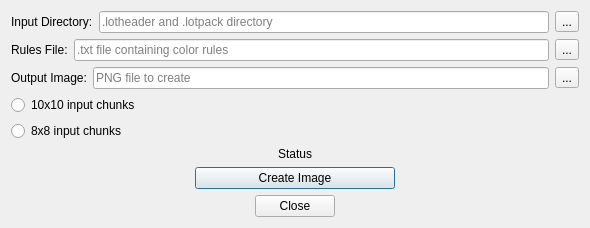
<?xml version="1.0" encoding="UTF-8"?>
<ui version="4.0">
 <class>InGameMapImageDialog</class>
 <widget class="QDialog" name="InGameMapImageDialog">
  <property name="geometry">
   <rect>
    <x>0</x>
    <y>0</y>
    <width>552</width>
    <height>150</height>
   </rect>
  </property>
  <property name="windowTitle">
   <string>Create World Image</string>
  </property>
  <layout class="QGridLayout" name="gridLayout">
   <item row="7" column="0">
    <layout class="QHBoxLayout" name="horizontalLayout_3">
     <item>
      <spacer name="horizontalSpacer">
       <property name="orientation">
        <enum>Qt::Horizontal</enum>
       </property>
       <property name="sizeHint" stdset="0">
        <size>
         <width>40</width>
         <height>20</height>
        </size>
       </property>
      </spacer>
     </item>
     <item>
      <widget class="QPushButton" name="buttonCreateImage">
       <property name="minimumSize">
        <size>
         <width>200</width>
         <height>0</height>
        </size>
       </property>
       <property name="text">
        <string>Create Image</string>
       </property>
      </widget>
     </item>
     <item>
      <spacer name="horizontalSpacer_2">
       <property name="orientation">
        <enum>Qt::Horizontal</enum>
       </property>
       <property name="sizeHint" stdset="0">
        <size>
         <width>40</width>
         <height>20</height>
        </size>
       </property>
      </spacer>
     </item>
    </layout>
   </item>
   <item row="1" column="0">
    <layout class="QHBoxLayout" name="horizontalLayout_4">
     <item>
      <widget class="QLabel" name="label_3">
       <property name="text">
        <string>Rules File:</string>
       </property>
      </widget>
     </item>
     <item>
      <widget class="QLineEdit" name="rulesFilePath">
       <property name="placeholderText">
        <string>.txt file containing color rules</string>
       </property>
      </widget>
     </item>
     <item>
      <widget class="QToolButton" name="buttonBrowseRules">
       <property name="text">
        <string>...</string>
       </property>
      </widget>
     </item>
    </layout>
   </item>
   <item row="0" column="0">
    <layout class="QHBoxLayout" name="horizontalLayout_2">
     <item>
      <widget class="QLabel" name="label_2">
       <property name="text">
        <string>Input Directory:</string>
       </property>
      </widget>
     </item>
     <item>
      <widget class="QLineEdit" name="inputMapPath">
       <property name="minimumSize">
        <size>
         <width>450</width>
         <height>0</height>
        </size>
       </property>
       <property name="placeholderText">
        <string>.lotheader and .lotpack directory</string>
       </property>
      </widget>
     </item>
     <item>
      <widget class="QToolButton" name="buttonBrowseMap">
       <property name="text">
        <string>...</string>
       </property>
      </widget>
     </item>
    </layout>
   </item>
   <item row="4" column="0">
    <widget class="QRadioButton" name="radioButton300">
     <property name="text">
      <string>10x10 input chunks</string>
     </property>
     <attribute name="buttonGroup">
      <string notr="true">buttonGroup</string>
     </attribute>
    </widget>
   </item>
   <item row="5" column="0">
    <widget class="QRadioButton" name="radioButton256">
     <property name="text">
      <string>8x8 input chunks</string>
     </property>
     <attribute name="buttonGroup">
      <string notr="true">buttonGroup</string>
     </attribute>
    </widget>
   </item>
   <item row="2" column="0">
    <layout class="QHBoxLayout" name="horizontalLayout">
     <item>
      <widget class="QLabel" name="label">
       <property name="text">
        <string>Output Image:</string>
       </property>
      </widget>
     </item>
     <item>
      <widget class="QLineEdit" name="outputImagePath">
       <property name="placeholderText">
        <string>PNG file to create</string>
       </property>
      </widget>
     </item>
     <item>
      <widget class="QToolButton" name="buttonBrowseImage">
       <property name="text">
        <string>...</string>
       </property>
      </widget>
     </item>
    </layout>
   </item>
   <item row="6" column="0">
    <widget class="QLabel" name="statusLabel">
     <property name="text">
      <string>Status</string>
     </property>
     <property name="alignment">
      <set>Qt::AlignCenter</set>
     </property>
    </widget>
   </item>
   <item row="8" column="0">
    <layout class="QHBoxLayout" name="horizontalLayout_5">
     <item>
      <spacer name="horizontalSpacer_3">
       <property name="orientation">
        <enum>Qt::Horizontal</enum>
       </property>
       <property name="sizeHint" stdset="0">
        <size>
         <width>40</width>
         <height>20</height>
        </size>
       </property>
      </spacer>
     </item>
     <item>
      <widget class="QPushButton" name="buttonClose">
       <property name="text">
        <string>Close</string>
       </property>
      </widget>
     </item>
     <item>
      <spacer name="horizontalSpacer_4">
       <property name="orientation">
        <enum>Qt::Horizontal</enum>
       </property>
       <property name="sizeHint" stdset="0">
        <size>
         <width>40</width>
         <height>20</height>
        </size>
       </property>
      </spacer>
     </item>
    </layout>
   </item>
  </layout>
 </widget>
 <resources/>
 <connections/>
 <buttongroups>
  <buttongroup name="buttonGroup"/>
 </buttongroups>
</ui>
